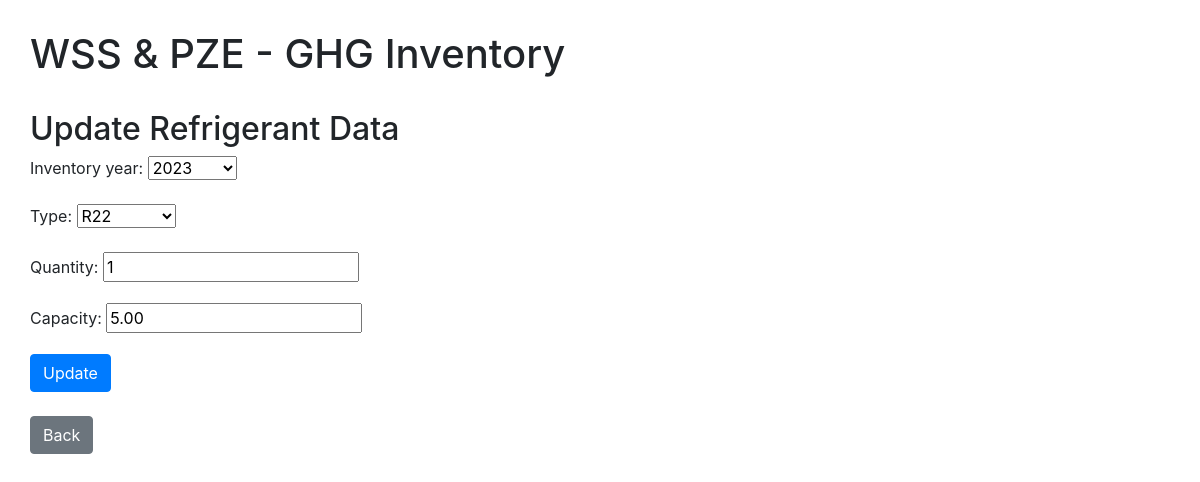
The page /ghg/scope1/update/1/ on the database its author committed.
### ghg_inventory/models.py (models this page shows)
class Refrigerant(models.Model):
    inventory_year = models.ForeignKey(Inventory_Year, on_delete=models.CASCADE)
    TYPE_CHOICES = [
        ('R22', 'R22'),
        ('R410A', 'R410A'),
        ('HFC-134a', 'HFC-134a'),
        ('R600a', 'R600a'),
    ]
    type = models.CharField(max_length=10, choices=TYPE_CHOICES)
    quantity = models.IntegerField(validators=[MinValueValidator(0)])
    capacity = models.DecimalField(max_digits=10, decimal_places=2)
    emission = models.FloatField()

### ghg_inventory/views.py (the view)
# urls.py: path('scope1/update/<int:pk>/', views.RefrigerantUpdateView.as_view(), name='refrigerant_update'),
class RefrigerantUpdateView(UpdateView):
    model = Refrigerant
    fields = ['inventory_year', 'type', 'quantity', 'capacity']
    template_name_suffix = '_update_form'
    success_url = reverse_lazy('scope1')

### ghg_inventory/models.py (called while the page is built)
    def __str__(self):
        return str(self.year)

### ghg_inventory/templates/ghg_inventory/refrigerant_update_form.html (shortened to what this page needs)
{% extends 'ghg_inventory/base.html' %}
{% block content %}
    <h2>Update Refrigerant Data</h2>
    <form method="POST">
    {{ form.as_p }}
    <button type="submit" class="btn btn-primary">Update</button>
    </form>
    <br>
    <a type="button" class="btn btn-secondary" href="{%url 'scope1'%}"> Back </a>
{% endblock %}

### rows shown on the page
Refrigerant: inventory_year "2023", type "R22", quantity "1", capacity "5.00"
